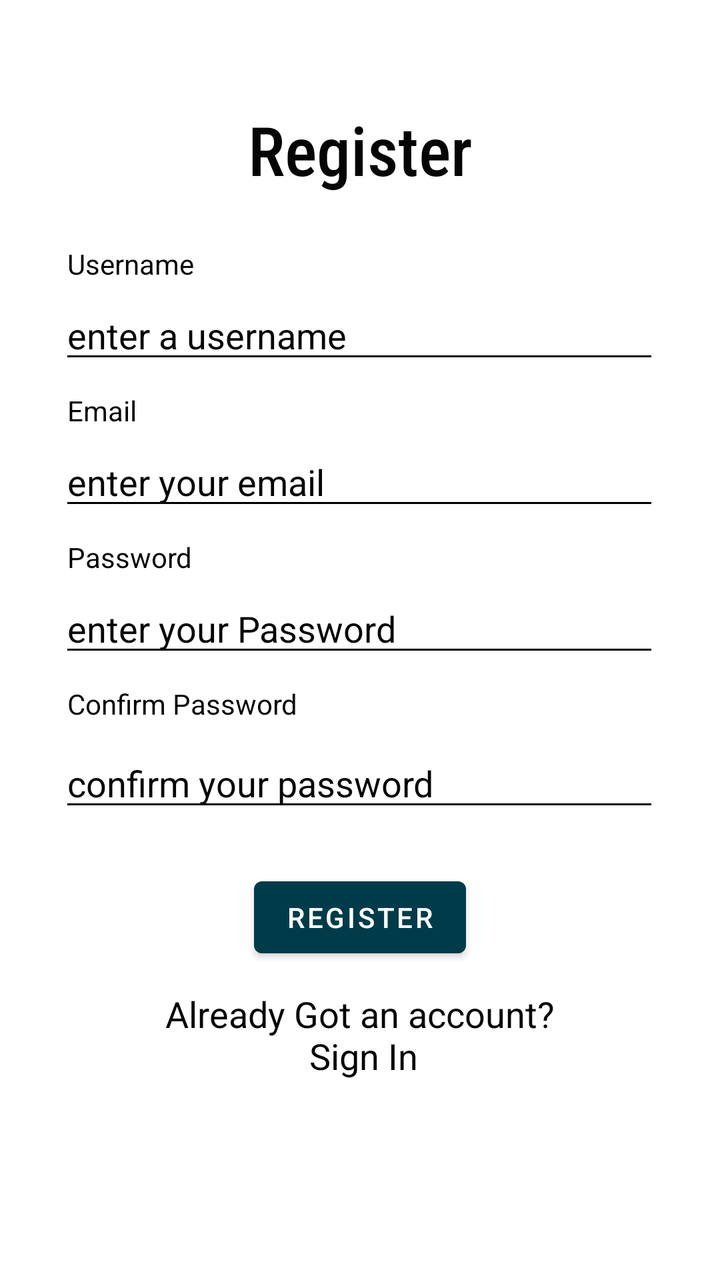
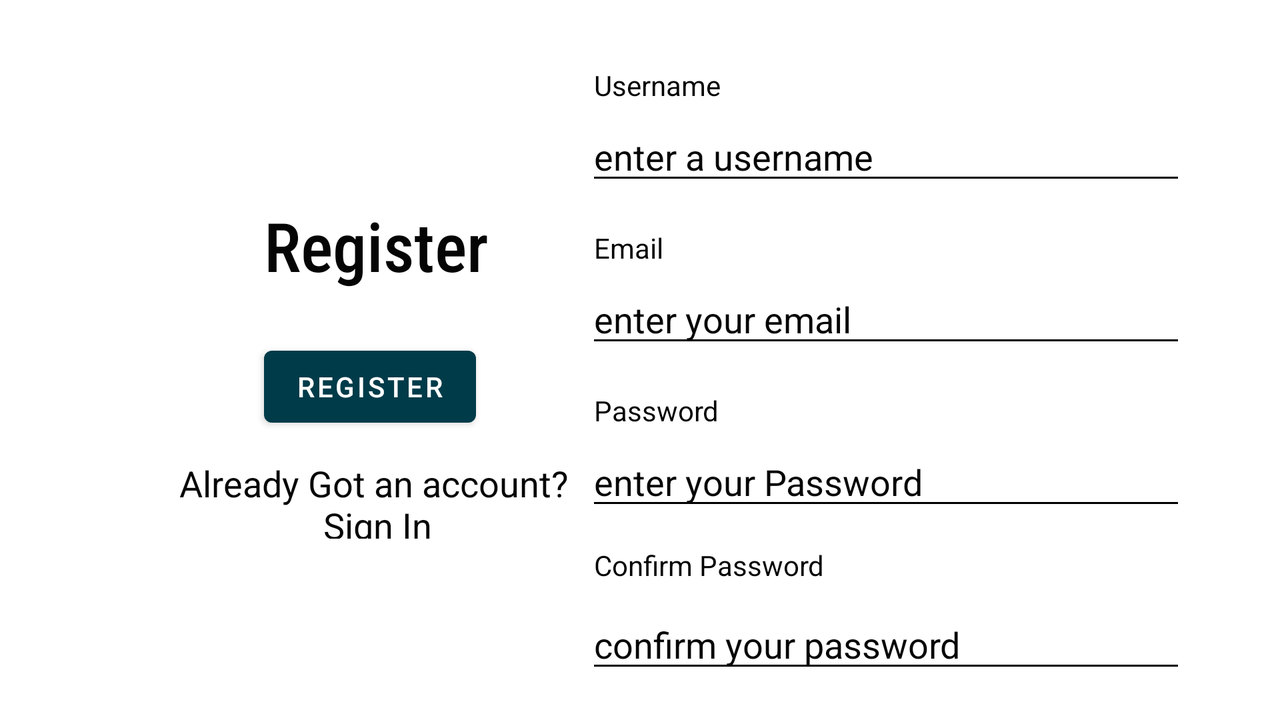

One screen, two layout resources from the same app: the default and the repository's alternative for another configuration. Each is rendered where Android would select it; the XML of both is given below.
<!-- AndroidManifest.xml: application theme Theme.Java_App -->
<!-- res/layout/activity_register.xml -->
<?xml version="1.0" encoding="utf-8"?>
<androidx.constraintlayout.widget.ConstraintLayout xmlns:android="http://schemas.android.com/apk/res/android"
    xmlns:app="http://schemas.android.com/apk/res-auto"
    xmlns:tools="http://schemas.android.com/tools"
    android:layout_width="match_parent"
    android:layout_height="match_parent"
    android:isScrollContainer="true"
    tools:context=".Register">

    <EditText
        android:id="@+id/UsernameTextBox"
        android:layout_width="300dp"
        android:layout_height="wrap_content"
        android:layout_marginTop="48dp"
        android:ems="10"
        android:hint="@string/enter_a_username"
        android:importantForAutofill="no"
        android:inputType="textPersonName"
        android:maxLength="16"
        app:layout_constraintEnd_toEndOf="parent"
        app:layout_constraintHorizontal_bias="0.494"
        app:layout_constraintStart_toStartOf="parent"
        app:layout_constraintTop_toBottomOf="@+id/textView2" />

    <EditText
        android:id="@+id/EmailTextBox"
        android:layout_width="300dp"
        android:layout_height="wrap_content"
        android:layout_marginTop="32dp"
        android:ems="10"
        android:hint="@string/enter_your_email"
        android:importantForAutofill="no"
        android:inputType="textEmailAddress"
        app:layout_constraintEnd_toEndOf="parent"
        app:layout_constraintHorizontal_bias="0.495"
        app:layout_constraintStart_toStartOf="parent"
        app:layout_constraintTop_toBottomOf="@+id/UsernameTextBox" />

    <EditText
        android:id="@+id/PasswordTextBox"
        android:layout_width="300dp"
        android:layout_height="wrap_content"
        android:layout_marginTop="32dp"
        android:ems="10"
        android:hint="@string/enter_your_password"
        android:importantForAutofill="no"
        android:inputType="textPassword"
        app:layout_constraintEnd_toEndOf="parent"
        app:layout_constraintHorizontal_bias="0.495"
        app:layout_constraintStart_toStartOf="parent"

        app:layout_constraintTop_toBottomOf="@+id/EmailTextBox" />

    <EditText
        android:id="@+id/ConfirmPasswordTextBox"
        android:layout_width="300dp"
        android:layout_height="wrap_content"
        android:layout_marginTop="36dp"
        android:ems="10"
        android:hint="@string/confirm_your_password"
        android:importantForAutofill="no"
        android:inputType="textPassword"
        app:layout_constraintEnd_toEndOf="parent"
        app:layout_constraintHorizontal_bias="0.495"
        app:layout_constraintStart_toStartOf="parent"
        app:layout_constraintTop_toBottomOf="@+id/PasswordTextBox" />

    <TextView
        android:id="@+id/textView2"
        android:layout_width="wrap_content"
        android:layout_height="wrap_content"
        android:layout_marginTop="52dp"
        android:fontFamily="sans-serif-condensed-medium"
        android:text="@string/register"
        android:textAppearance="@style/TextAppearance.AppCompat.Display1"
        app:layout_constraintEnd_toEndOf="parent"
        app:layout_constraintStart_toStartOf="parent"
        app:layout_constraintTop_toTopOf="parent" />

    <TextView
        android:id="@+id/SignInTextView"
        android:layout_width="wrap_content"
        android:layout_height="wrap_content"
        android:layout_marginTop="12dp"
        android:clickable="true"
        android:gravity="center"
        android:lines="2"
        android:onClick="onClick"
        android:text="@string/sign_in"
        android:textAppearance="@style/TextAppearance.AppCompat.Medium"
        app:layout_constraintEnd_toEndOf="parent"
        app:layout_constraintHorizontal_bias="0.498"
        app:layout_constraintStart_toStartOf="parent"
        app:layout_constraintTop_toBottomOf="@+id/RegisterButton" />

    <Button
        android:id="@+id/RegisterButton"
        android:layout_width="wrap_content"
        android:layout_height="wrap_content"
        android:layout_marginTop="24dp"
        android:text="@string/register"
        android:textColor="@color/white"
        app:layout_constraintEnd_toEndOf="parent"
        app:layout_constraintStart_toStartOf="parent"
        app:layout_constraintTop_toBottomOf="@+id/ConfirmPasswordTextBox" />

    <TextView
        android:id="@+id/LastNameTextView"
        android:layout_width="wrap_content"
        android:layout_height="wrap_content"
        android:layout_marginStart="4dp"
        android:layout_marginBottom="4dp"
        android:text="@string/username"
        app:layout_constraintBottom_toTopOf="@+id/UsernameTextBox"
        app:layout_constraintStart_toStartOf="@+id/UsernameTextBox" />

    <TextView
        android:id="@+id/textView5"
        android:layout_width="wrap_content"
        android:layout_height="wrap_content"
        android:layout_marginStart="4dp"
        android:layout_marginBottom="4dp"
        android:text="@string/Email"
        app:layout_constraintBottom_toTopOf="@+id/EmailTextBox"
        app:layout_constraintStart_toStartOf="@+id/EmailTextBox" />

    <TextView
        android:id="@+id/textView6"
        android:layout_width="wrap_content"
        android:layout_height="wrap_content"
        android:layout_marginStart="4dp"
        android:layout_marginBottom="4dp"
        android:text="@string/Password"
        app:layout_constraintBottom_toTopOf="@+id/PasswordTextBox"
        app:layout_constraintStart_toStartOf="@+id/PasswordTextBox" />

    <TextView
        android:id="@+id/textView7"
        android:layout_width="wrap_content"
        android:layout_height="wrap_content"
        android:layout_marginStart="4dp"
        android:layout_marginBottom="8dp"
        android:text="@string/cnfPassword"
        app:layout_constraintBottom_toTopOf="@+id/ConfirmPasswordTextBox"
        app:layout_constraintStart_toStartOf="@+id/ConfirmPasswordTextBox" />

</androidx.constraintlayout.widget.ConstraintLayout>
<!-- resources referenced by this layout -->
<resources>
  <color name="white">#FFFFFFFF</color>
  <string name="Email">Email</string>
  <string name="Password">Password</string>
  <string name="cnfPassword">Confirm Password</string>
  <string name="confirm_your_password">confirm your password</string>
  <string name="enter_a_username">enter a username</string>
  <string name="enter_your_email">enter your email</string>
  <string name="enter_your_password">enter your Password</string>
  <string name="register">Register</string>
  <string name="sign_in">Already Got an account?\n Sign In</string>
  <string name="username">Username</string>
  <style name="Theme.Java_App" parent="Theme.MaterialComponents.DayNight.DarkActionBar">
          
          <item name="colorPrimary">@color/navy_500</item>
          <item name="colorPrimaryVariant">@color/navy_700</item>
          <item name="colorOnPrimary">@color/white</item>
          
          <item name="colorSecondary">@color/orange_200</item>
          <item name="colorSecondaryVariant">@color/orange_700</item>
          <item name="colorOnSecondary">@color/black</item>
          
          <item name="android:statusBarColor" tools:targetApi="l">?attr/colorPrimaryVariant</item>
          
          <item name="android:imageButtonStyle">@color/navy_500</item>
          <item name="android:textColor">@color/blackText</item>
          <item name="android:textColorSecondary">@color/black</item>
          <item name="android:indeterminateTint">@color/blackText</item>
          <item name="android:seekBarStyle">@color/blackText</item>
          <item name="android:textColorHint">@color/blackText</item>
      </style>
  <color name="navy_500">#003B49</color>
  <color name="navy_700">#001521</color>
  <color name="orange_200">#f19953</color>
  <color name="orange_700">#ba6a26</color>
  <color name="black">#FF000000</color>
  <color name="blackText">#050505</color>
</resources>
<!-- res/layout-land/activity_register.xml (the repository's variant of the layout above) -->
<!-- drawn on the phone turned sideways -->
<?xml version="1.0" encoding="utf-8"?>
<androidx.constraintlayout.widget.ConstraintLayout xmlns:android="http://schemas.android.com/apk/res/android"
    xmlns:app="http://schemas.android.com/apk/res-auto"
    xmlns:tools="http://schemas.android.com/tools"
    android:layout_width="match_parent"
    android:layout_height="match_parent"
    android:isScrollContainer="true"
    tools:context=".Register">

    <EditText
        android:id="@+id/ConfirmPasswordTextBox"
        android:layout_width="300dp"
        android:layout_height="wrap_content"
        android:layout_marginTop="40dp"
        android:ems="10"
        android:hint="@string/confirm_your_password"
        android:importantForAutofill="no"
        android:inputType="textPassword"
        app:layout_constraintEnd_toEndOf="parent"
        app:layout_constraintHorizontal_bias="0.862"
        app:layout_constraintStart_toStartOf="parent"
        app:layout_constraintTop_toBottomOf="@+id/PasswordTextBox" />

    <EditText
        android:id="@+id/UsernameTextBox"
        android:layout_width="300dp"
        android:layout_height="wrap_content"
        android:layout_marginTop="56dp"
        android:ems="10"
        android:hint="@string/enter_a_username"
        android:importantForAutofill="no"
        android:inputType="textPersonName"
        android:maxLength="16"
        app:layout_constraintEnd_toEndOf="parent"
        app:layout_constraintHorizontal_bias="0.862"
        app:layout_constraintStart_toStartOf="parent"
        app:layout_constraintTop_toTopOf="parent" />

    <EditText
        android:id="@+id/EmailTextBox"
        android:layout_width="300dp"
        android:layout_height="wrap_content"
        android:layout_marginTop="40dp"
        android:ems="10"
        android:hint="@string/enter_your_email"
        android:importantForAutofill="no"
        android:inputType="textEmailAddress"
        app:layout_constraintEnd_toEndOf="parent"
        app:layout_constraintHorizontal_bias="0.862"
        app:layout_constraintStart_toStartOf="parent"
        app:layout_constraintTop_toBottomOf="@+id/UsernameTextBox" />

    <EditText
        android:id="@+id/PasswordTextBox"
        android:layout_width="300dp"
        android:layout_height="wrap_content"
        android:layout_marginTop="40dp"
        android:ems="10"
        android:hint="@string/enter_your_password"
        android:importantForAutofill="no"
        android:inputType="textPassword"
        app:layout_constraintEnd_toEndOf="parent"
        app:layout_constraintHorizontal_bias="0.862"
        app:layout_constraintStart_toStartOf="parent"

        app:layout_constraintTop_toBottomOf="@+id/EmailTextBox" />

    <TextView
        android:id="@+id/textView2"
        android:layout_width="wrap_content"
        android:layout_height="wrap_content"
        android:layout_marginTop="100dp"
        android:fontFamily="sans-serif-condensed-medium"
        android:text="@string/register"
        android:textAppearance="@style/TextAppearance.AppCompat.Display1"
        app:layout_constraintEnd_toEndOf="parent"
        app:layout_constraintHorizontal_bias="0.25"
        app:layout_constraintStart_toStartOf="parent"
        app:layout_constraintTop_toTopOf="parent" />

    <Button
        android:id="@+id/RegisterButton"
        android:layout_width="wrap_content"
        android:layout_height="wrap_content"
        android:layout_marginTop="24dp"
        android:text="@string/register"
        android:textColor="@color/white"
        app:layout_constraintEnd_toEndOf="parent"
        app:layout_constraintHorizontal_bias="0.247"
        app:layout_constraintStart_toStartOf="parent"
        app:layout_constraintTop_toBottomOf="@+id/textView2" />

    <TextView
        android:id="@+id/SignInTextView"
        android:layout_width="wrap_content"
        android:layout_height="40dp"
        android:layout_marginStart="100dp"
        android:layout_marginTop="12dp"
        android:clickable="true"
        android:gravity="center"
        android:lines="2"
        android:onClick="onClick"
        android:text="@string/sign_in"
        android:textAppearance="@style/TextAppearance.AppCompat.Medium"
        app:layout_constraintEnd_toEndOf="@+id/RegisterButton"
        app:layout_constraintHorizontal_bias="0.757"
        app:layout_constraintStart_toStartOf="@+id/RegisterButton"
        app:layout_constraintTop_toBottomOf="@+id/RegisterButton" />

    <TextView
        android:id="@+id/LastNameTextView"
        android:layout_width="wrap_content"
        android:layout_height="wrap_content"
        android:layout_marginStart="4dp"
        android:layout_marginBottom="4dp"
        android:text="@string/username"
        app:layout_constraintBottom_toTopOf="@+id/UsernameTextBox"
        app:layout_constraintStart_toStartOf="@+id/UsernameTextBox" />

    <TextView
        android:id="@+id/textView5"
        android:layout_width="wrap_content"
        android:layout_height="wrap_content"
        android:layout_marginStart="4dp"
        android:layout_marginBottom="4dp"
        android:text="@string/Email"
        app:layout_constraintBottom_toTopOf="@+id/EmailTextBox"
        app:layout_constraintStart_toStartOf="@+id/EmailTextBox" />

    <TextView
        android:id="@+id/textView6"
        android:layout_width="wrap_content"
        android:layout_height="wrap_content"
        android:layout_marginStart="4dp"
        android:layout_marginBottom="4dp"
        android:text="@string/Password"
        app:layout_constraintBottom_toTopOf="@+id/PasswordTextBox"
        app:layout_constraintStart_toStartOf="@+id/PasswordTextBox" />

    <TextView
        android:id="@+id/textView7"
        android:layout_width="wrap_content"
        android:layout_height="wrap_content"
        android:layout_marginStart="4dp"
        android:layout_marginBottom="8dp"
        android:text="@string/cnfPassword"
        app:layout_constraintBottom_toTopOf="@+id/ConfirmPasswordTextBox"
        app:layout_constraintStart_toStartOf="@+id/ConfirmPasswordTextBox" />

    <androidx.constraintlayout.widget.Guideline
        android:id="@+id/guideline2"
        android:layout_width="wrap_content"
        android:layout_height="wrap_content"
        android:orientation="vertical"
        app:layout_constraintGuide_begin="232dp" />

</androidx.constraintlayout.widget.ConstraintLayout>
